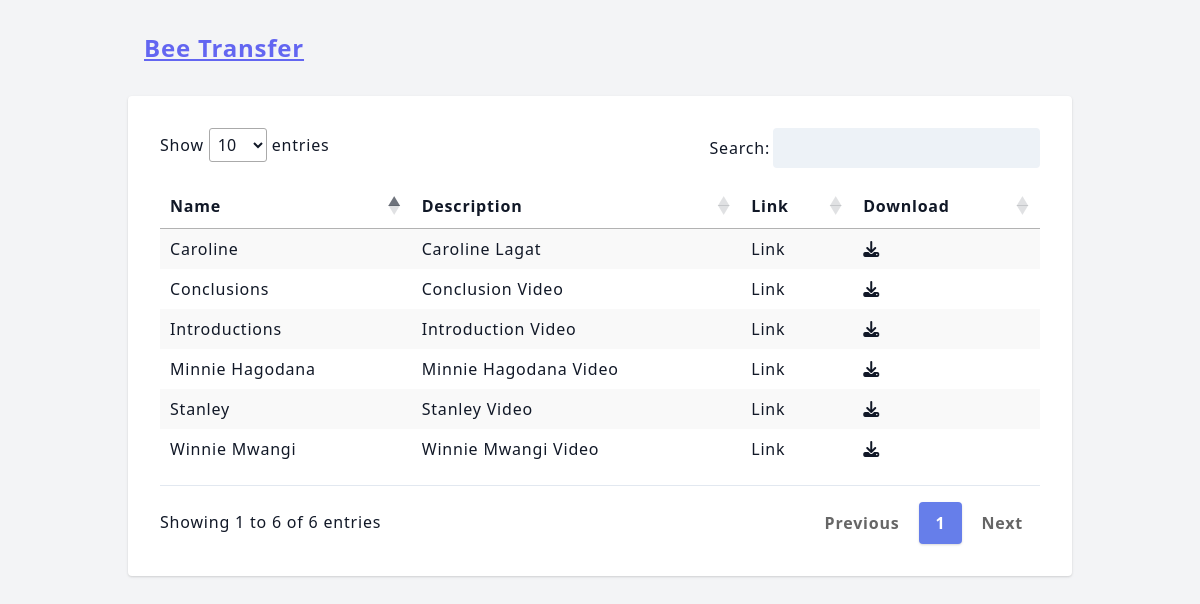
Screenshot of /store/file-transfer/ with the database file from the repository.
### manager/models.py (models this page shows)
class FileTransfer(models.Model):
    name = models.CharField(max_length=1000)
    description = models.TextField()
    file = models.FileField(upload_to="transfer_files")
    date = models.DateField(auto_now_add=True)
    class Meta:
        verbose_name_plural = "File Transfer"

### manager/views.py (the view)
# urls.py: path('file-transfer/', file_transfer, name="manager-file-transfer"),
def file_transfer(request):
    files = FileTransfer.objects.all()
    contxt = {"files":files}
    return render(request, 'manager/file_transfer.html', contxt)

### ecommerce/context_processors.py (called while the page is built)
def cart(request):
    return {
        'cart':ShopCart(request)
    }

def show_products(request):
    products = ProductBuild.objects.all()
    print(products)
    category = ProductCategory.objects.all()
    contxt = {
        'products':products,
        'category':category
    }
    return contxt

def show_org_profile(request):
    profile = cache.get('org-profile')
    if profile is None:
        profile = OrgProfile.objects.all()
        cache.set('org-profile', profile, timeout=2400)
    if len(profile) > 0:
        profile = profile[0]
    contxt = {
        'profile':profile
    }
    return contxt

### ecommerce/models.py (called while the page is built)
    def __str__(self):
        return self.model.name

### manager/templates/manager/file_transfer.html (shortened to what this page needs)
<!DOCTYPE html>
<html lang="en" class="antialiased">
<head>
	<link href="https://unpkg.com/tailwindcss@2.2.19/dist/tailwind.min.css" rel=" stylesheet">
	<link href="https://cdn.datatables.net/1.10.19/css/jquery.dataTables.min.css" rel="stylesheet">
	<link href="https://cdn.datatables.net/responsive/2.2.3/css/responsive.dataTables.min.css" rel="stylesheet">
    <link href="https://cdnjs.cloudflare.com/ajax/libs/font-awesome/6.7.2/css/all.min.css" rel="stylesheet">
</head>
<body class="bg-gray-100 text-gray-900 tracking-wider leading-normal">
	<div class="container w-full md:w-4/5 xl:w-3/5  mx-auto px-2">
		<h1 class="flex items-center font-sans font-bold break-normal text-indigo-500 px-2 py-8 text-xl md:text-2xl">
			<a class="underline mx-2" href="https://datatables.net/">Bee Transfer</a>
		</h1>
		<div id='recipients' class="p-8 mt-6 lg:mt-0 rounded shadow bg-white">
			<table id="example" class="stripe hover" style="width:100%; padding-top: 1em;  padding-bottom: 1em;">
				<thead>
					<tr>
						<th data-priority="1">Name</th>
						<th data-priority="2">Description</th>
						<th data-priority="3">Link</th>
                        <th data-priority="4">Download</th>
					</tr>
				</thead>
				<tbody>
                    {% for file in files %}
					<tr>
						<td>{{file.name}}</td>
						<td>{{file.description}}</td>
						<td><a href="{{file.file.url}}">Link</a></td>
                        <td><a href="{{file.file.url}}" Download><i class="fa fa-download"></i></a></td>
					</tr>
                    {% endfor %}
				</tbody>
			</table>
		</div>
	</div>
</body>
</html>

### manager/templates/manager/file_transfer.html (style rules this page uses)
table.dataTable.no-footer { border-bottom: 1px solid #e2e8f0; margin-top: 0.75em; margin-bottom: 0.75em; }

### rows the page displays
FileTransfer: name "Introductions", description "Introduction Video"
FileTransfer: name "Conclusions", description "Conclusion Video"
FileTransfer: name "Winnie Mwangi", description "Winnie Mwangi Video"
FileTransfer: name "Caroline", description "Caroline Lagat"
FileTransfer: name "Stanley", description "Stanley Video"
FileTransfer: name "Minnie Hagodana", description "Minnie Hagodana Video"
